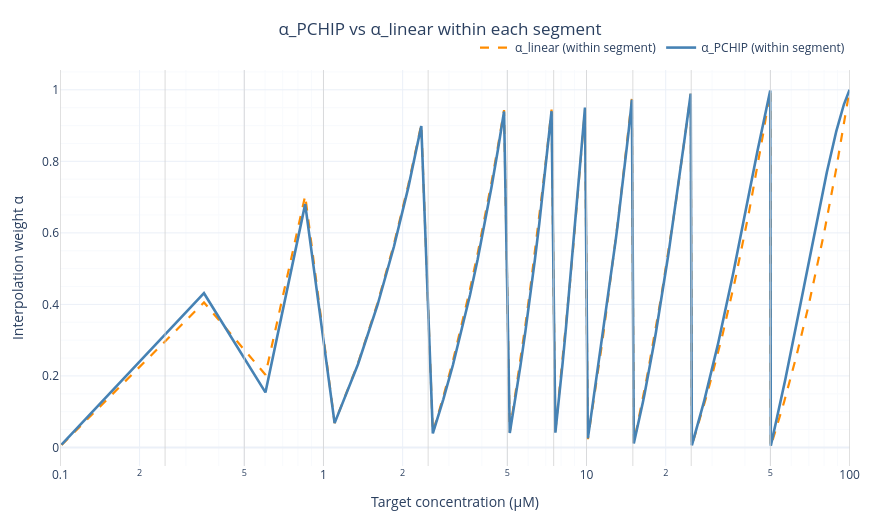

The notebook cell this image was saved under:
### Code cell
# Visualise α_PCHIP vs α_linear across the fullL range
alpha_compare_figure = go.Figure()

# Sample α_PCHIP at fine resolution within every segment
c_targets   = np.linspace(ANCHOR_CONCENTRATIONS[0] + 1e-3,
                          ANCHOR_CONCENTRATIONS[-1] - 1e-3, 400)
alpha_linear_arr = np.empty_like(c_targets)
alpha_pchip_arr  = np.empty_like(c_targets)
for k, c_t in enumerate(c_targets):
    c_lo, _, c_hi, _ = get_base_pair(c_t)
    alpha_linear_arr[k] = (c_t - c_lo) / (c_hi - c_lo)
    Ip_lo = float(pchip_Ip(c_lo)); Ip_hi = float(pchip_Ip(c_hi))
    if abs(Ip_hi - Ip_lo) < 1e-9:
        alpha_pchip_arr[k] = alpha_linear_arr[k]
    else:
        alpha_pchip_arr[k] = (float(pchip_Ip(c_t)) - Ip_lo) / (Ip_hi - Ip_lo)

alpha_compare_figure.add_trace(go.Scatter(
    x=c_targets, y=alpha_linear_arr,
    mode='lines', name='α_linear (within segment)',
    line=dict(color='darkorange', width=2.2, dash='dash'),
    hovertemplate='c = %{x:.2f} µM<br>α_linear = %{y:.3f}<extra></extra>',
))
alpha_compare_figure.add_trace(go.Scatter(
    x=c_targets, y=alpha_pchip_arr,
    mode='lines', name='α_PCHIP (within segment)',
    line=dict(color='steelblue', width=2.6),
    hovertemplate='c = %{x:.2f} µM<br>α_PCHIP = %{y:.3f}<extra></extra>',
))

# Mark anchor boundaries
for ac in ANCHOR_CONCENTRATIONS:
    alpha_compare_figure.add_vline(x=ac, line=dict(color='lightgray', width=0.8))

apply_default_plotly_layout(
    alpha_compare_figure,
    title_text='α_PCHIP vs α_linear within each segment',
    xaxis_title='Target concentration (µM)',
    yaxis_title='Interpolation weight α',
)
alpha_compare_figure.update_xaxes(type='log')
alpha_compare_figure.show()

### Figure 1 — Plotly figure (JSON) as saved in the notebook; plotly's stock layout.template omitted (floating-point values rounded to 4 significant figures; data arrays with more than 128 entries replaced by an {"elided": "..."} marker saying what was removed)
{"data": [{"hovertemplate": "c = %{x:.2f} µM<br>α_linear = %{y:.3f}<extra></extra>", "line": {"color": "darkorange", "dash": "dash", "width": 2.2}, "mode": "lines", "name": "α_linear (within segment)", "type": "scatter", "x": {"elided": "400 float values"}, "y": {"elided": "400 float values"}}, {"hovertemplate": "c = %{x:.2f} µM<br>α_PCHIP = %{y:.3f}<extra></extra>", "line": {"color": "steelblue", "width": 2.6}, "mode": "lines", "name": "α_PCHIP (within segment)", "type": "scatter", "x": {"elided": "400 float values"}, "y": {"elided": "400 float values"}}], "layout": {"height": 520, "legend": {"orientation": "h", "x": 1, "xanchor": "right", "y": 1.02, "yanchor": "bottom"}, "margin": {"b": 50, "l": 60, "r": 30, "t": 70}, "shapes": [{"line": {"color": "lightgray", "width": 0.8}, "type": "line", "x0": 0.1, "x1": 0.1, "xref": "x", "y0": 0, "y1": 1, "yref": "y domain"}, {"line": {"color": "lightgray", "width": 0.8}, "type": "line", "x0": 0.25, "x1": 0.25, "xref": "x", "y0": 0, "y1": 1, "yref": "y domain"}, {"line": {"color": "lightgray", "width": 0.8}, "type": "line", "x0": 0.5, "x1": 0.5, "xref": "x", "y0": 0, "y1": 1, "yref": "y domain"}, {"line": {"color": "lightgray", "width": 0.8}, "type": "line", "x0": 1, "x1": 1, "xref": "x", "y0": 0, "y1": 1, "yref": "y domain"}, {"line": {"color": "lightgray", "width": 0.8}, "type": "line", "x0": 2.5, "x1": 2.5, "xref": "x", "y0": 0, "y1": 1, "yref": "y domain"}, {"line": {"color": "lightgray", "width": 0.8}, "type": "line", "x0": 5, "x1": 5, "xref": "x", "y0": 0, "y1": 1, "yref": "y domain"}, {"line": {"color": "lightgray", "width": 0.8}, "type": "line", "x0": 7.5, "x1": 7.5, "xref": "x", "y0": 0, "y1": 1, "yref": "y domain"}, {"line": {"color": "lightgray", "width": 0.8}, "type": "line", "x0": 10, "x1": 10, "xref": "x", "y0": 0, "y1": 1, "yref": "y domain"}, {"line": {"color": "lightgray", "width": 0.8}, "type": "line", "x0": 15, "x1": 15, "xref": "x", "y0": 0, "y1": 1, "yref": "y domain"}, {"line": {"color": "lightgray", "width": 0.8}, "type": "line", "x0": 25, "x1": 25, "xref": "x", "y0": 0, "y1": 1, "yref": "y domain"}, {"line": {"color": "lightgray", "width": 0.8}, "type": "line", "x0": 50, "x1": 50, "xref": "x", "y0": 0, "y1": 1, "yref": "y domain"}, {"line": {"color": "lightgray", "width": 0.8}, "type": "line", "x0": 100, "x1": 100, "xref": "x", "y0": 0, "y1": 1, "yref": "y domain"}], "title": {"text": "α_PCHIP vs α_linear within each segment", "x": 0.5, "xanchor": "center"}, "width": 880, "xaxis": {"minor": {"showgrid": true}, "showgrid": true, "title": {"text": "Target concentration (µM)"}, "type": "log"}, "yaxis": {"minor": {"showgrid": true}, "showgrid": true, "title": {"text": "Interpolation weight α"}}}}
